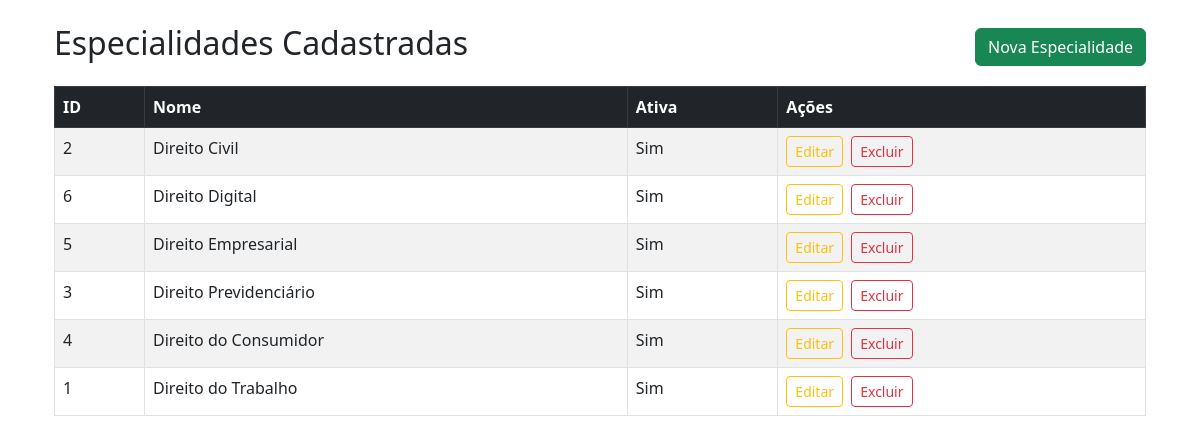
The page /especialidades/especialidades/listar (signed in) on the database its author committed.
### app/models/especialidade.py (models this page shows, shortened)
class Especialidade(db.Model):
    __tablename__ = 'especialidade'
    id = db.Column(db.Integer, primary_key=True)
    nome = db.Column(db.String(100), unique=True, nullable=False)
    ativa = db.Column(db.Boolean, default=True, nullable=False)
    usuarios = db.relationship('Usuario', secondary=usuario_especialidade, back_populates='especialidades')

### app/routes/especialidade.py (the view)
@especialidade_bp.route('/especialidades/listar')
@login_required
@somente_admin
def listar_especialidades():
    especialidades = Especialidade.query.order_by(Especialidade.nome).all()
    return render_template('especialidade_lista.html', especialidades=especialidades)

### app/routes/auth.py (called while the page is built)
@login_manager.user_loader
def load_user(user_id):
    return Usuario.query.get(int(user_id))

### app/utils/permissoes.py (called while the page is built)
def somente_admin(f):
    @wraps(f)
    def wrapper(*args, **kwargs):
        if current_user.papel != 'administrador':
            abort(403)
        return f(*args, **kwargs)
    return wrapper

### app/templates/especialidade_lista.html (shortened to what this page needs)
{% extends "base.html" %}
{% block content %}
<div class="container mt-4">
    <div class="d-flex justify-content-between align-items-center mb-3">
        <h2>Especialidades Cadastradas</h2>
        <a href="{{ url_for('especialidade.nova_especialidade') }}" class="btn btn-success">Nova Especialidade</a>
    </div>
    <table class="table table-striped table-bordered table-responsive">
        <thead class="table-dark">
            <tr>
                <th>ID</th>
                <th>Nome</th>
                <th>Ativa</th>
                <th>Ações</th>
            </tr>
        </thead>
        <tbody>
            {% for especialidade in especialidades %}
            <tr>
                <td>{{ especialidade.id }}</td>
                <td>{{ especialidade.nome }}</td>
                <td>{{ 'Sim' if especialidade.ativa else 'Não' }}</td>
                <td>
                    <a href="{{ url_for('especialidade.editar_especialidade', id=especialidade.id) }}" class="btn btn-sm btn-outline-warning me-1" title="Editar especialidade">Editar</a>
                    <form method="POST" action="{{ url_for('especialidade.excluir_especialidade', id=especialidade.id) }}" style="display:inline;" onsubmit="return confirm('Deseja realmente excluir esta especialidade?');">
                        <button type="submit" class="btn btn-sm btn-outline-danger" title="Excluir especialidade">Excluir</button>
                    </form>
                </td>
            </tr>
            {% endfor %}
        </tbody>
    </table>
</div>
{% endblock %}

### rows shown on the page
Especialidade: id "2", nome "Direito Civil", ativa "Sim"
Especialidade: id "6", nome "Direito Digital", ativa "Sim"
Especialidade: id "5", nome "Direito Empresarial", ativa "Sim"
Especialidade: id "3", nome "Direito Previdenciário", ativa "Sim"
Especialidade: id "4", nome "Direito do Consumidor", ativa "Sim"
Especialidade: id "1", nome "Direito do Trabalho", ativa "Sim"
